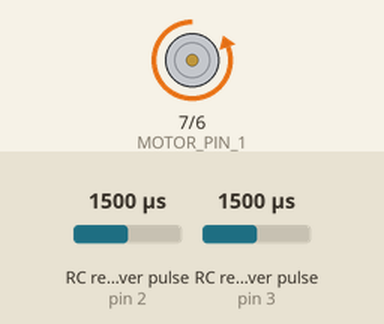
This sketch was run on a simulated Arduino Uno, built with avr-gcc and run on an emulated ATmega328P. Shown: motor-driver pin pairs drawn as motors (green arrow = first pin HIGH = forward, orange = second pin HIGH = backward, longer = more drive, scaled by the enable pin). Wiring (inferred from the names in the program): 2 × RC receiver channel: data pin 2 / data pin 3. Inputs (shaded band) come from the test bench; at power-on: RC receiver pulse (sensors on pin 2, pin 3) 1500 µs. What the sketch prints to the serial monitor is not drawn.

Above: at 0.1 s.
At 15.1 s:
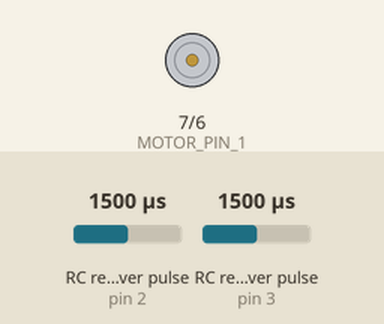
Timing chart, 0 to 16.6 s (numbered marks = the images above):
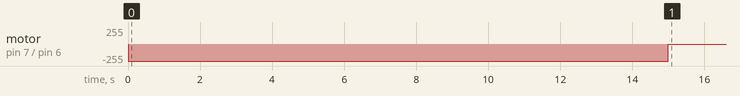

Measured:
- by itself, motor on pin 7 (MOTOR_PIN_1) / pin 6 (MOTOR_PIN_2): stopped → backward 255/255 at 0.00 s, → stopped 15.0 s later

The sketch:

respostaDegrauV3.ino
```cpp
#define chA 3 // Pino canal A do encoder
#define chB 2 // Pino canal B do encoder
#define MOTOR_PIN_1 7 // Pino do motor (IN1)
#define MOTOR_PIN_2 6 // Pino do motor (IN2)
#define MOTOR_ENABLE 5 // Pino do enable da ponte H

volatile int contador_passos_motor = 0;
unsigned long tempo_atual;
unsigned long tempo_anterior = 0;
int interrupcao_atual = 0;
int chA_antigo = 0;
int chB_antigo = 0;
float velocidade = 0;

void setup() {
  pinMode(chA, INPUT);
  pinMode(chB, INPUT);
  pinMode(MOTOR_PIN_1, OUTPUT);
  pinMode(MOTOR_PIN_2, OUTPUT);
  pinMode(MOTOR_ENABLE, OUTPUT);

  attachInterrupt(digitalPinToInterrupt(chA), leituraEncoder, CHANGE);
  attachInterrupt(digitalPinToInterrupt(chB), leituraEncoder, CHANGE);
  Serial.begin(115200);

}

void loop() {
  tempo_atual = millis(); // Atualiza o quanto tempo se passou desde o início

  if (tempo_atual <= 15000){  // Condicional para acionar o motor por apenas 15000 millissegundos

    controlaMotor(0,1,255); // Fazendo o motor girar no sentido horário na velocidade 255

    // Imprimindo na saída serial os dados de quantidades de passos do eixo do motor e intervalo de tempo referente a esses passos
    Serial.println(String(contador_passos_motor) + "," + String(tempo_atual-tempo_anterior));

    contador_passos_motor = 0; // Reinicia o contador de passos do eixo do motor
    tempo_anterior = tempo_atual; // Define a variável de controle para cálculo de variação de tempo tempo_anterior como o tempo atual
  }
  else{ // Desliga o motor e para de enviar dados
    controlaMotor(0,0,0);
    Serial.end();
  }

  delay(1);
}

void leituraEncoder() {
  int chA_atual = digitalRead(chA);
  int chB_atual = digitalRead(chB);

  if (chA_antigo == 0 && chB_antigo == 0) {
    if(chA_atual == 1 && chB_atual == 1) contador_passos_motor = contador_passos_motor + 2;
    else if(chA_atual == 1 && chB_atual == 0) contador_passos_motor--;
    else if(chA_atual == 0 && chB_atual == 1) contador_passos_motor++;
  }
  else if (chA_antigo == 0 && chB_antigo == 1) {
    if(chA_atual == 1 && chB_atual == 1) contador_passos_motor ++;
    else if(chA_atual == 1 && chB_atual == 0) contador_passos_motor = contador_passos_motor - 2;
    else if(chA_atual == 0 && chB_atual == 1) contador_passos_motor = contador_passos_motor;
    else contador_passos_motor--;
  }
  else if (chA_antigo == 1 && chB_antigo == 0) {
    if(chA_atual == 1 && chB_atual == 1) contador_passos_motor--;
    else if(chA_atual == 1 && chB_atual == 0) contador_passos_motor = contador_passos_motor;
    else if(chA_atual == 0 && chB_atual == 1) contador_passos_motor = contador_passos_motor - 2;
    else contador_passos_motor ++;
  }
  else if (chA_antigo = 1 && chB_antigo == 1) {
    if(chA_atual == 1 && chB_atual == 1) contador_passos_motor = contador_passos_motor;
    else if(chA_atual == 1 && chB_atual == 0) contador_passos_motor++;
    else if(chA_atual == 0 && chB_atual == 1) contador_passos_motor--;
    else contador_passos_motor = contador_passos_motor + 2;
  }

  chA_antigo = chA_atual;
  chB_antigo = chB_atual;

}

void controlaMotor(bool in1, bool in2, float pwm) {
  digitalWrite(MOTOR_PIN_1, in1);
  digitalWrite(MOTOR_PIN_2, in2);
  analogWrite(MOTOR_ENABLE, pwm);
}
```
